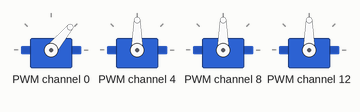
A program run on a simulated ESP32 board running MicroPython. Shown: 4 × servo. At 16.0 s the program stops and its outputs stay as they are.

Above: at 0.05 s.
At 2.05 s:
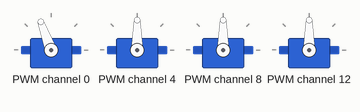
At 4.06 s:
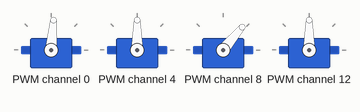
At 8.06 s:
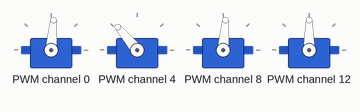
At 12.07 s:
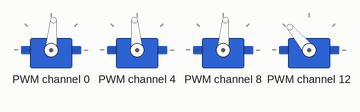
At 16.0 s:
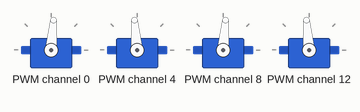
Timing chart, 0 to 17.5 s (numbered marks = the images above):
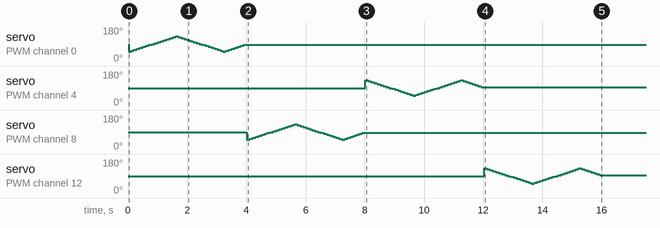

The program:

movement.py
```python
from machine import I2C, Pin
from pca9685 import PCA9685
from servo import Servos  # Ensure you have this module, or adapt from your library
import time

i2c = I2C(0, scl=Pin(22), sda=Pin(21))  # Adapt pins if needed
pca = PCA9685(i2c)
pca.freq(50)  # Set frequency to 50Hz for servos

servos = Servos(i2c)  # This class handles angle conversion


def boomer_leg_limit_checker():
    """
    Check if the servo angles are within the limits.
    This function should be implemented based on your specific requirements.
    """

    # shoulder
    channel_1 = 0
    channel_2 = 4
    channel_3 = 8
    channel_4 = 12

    # thy
    # channel_1 = 1
    # channel_2 = 5
    # channel_3 = 9
    # channel_4 = 13

    angle = 90
    servos.position(index=channel_1, degrees=angle)
    servos.position(index=channel_2, degrees=angle)
    servos.position(index=channel_3, degrees=angle)
    servos.position(index=channel_4, degrees=angle)

    for angle in range(50, 130, 5):
        servos.position(index=channel_1, degrees=angle)
        time.sleep(0.1)
    for angle in range(130, 50, -5):
        servos.position(index=channel_1, degrees=angle)
        time.sleep(0.1)
    for angle in range(50, 90, 5):
        servos.position(index=channel_1, degrees=angle)
        time.sleep(0.1)

    for angle in range(50, 130, 5):
        servos.position(index=channel_3, degrees=angle)
        time.sleep(0.1)
    for angle in range(130, 50, -5):
        servos.position(index=channel_3, degrees=angle)
        time.sleep(0.1)
    for angle in range(50, 90, 5):
        servos.position(index=channel_3, degrees=angle)
        time.sleep(0.1)

    for angle in range(130, 50, -5):
        servos.position(index=channel_2, degrees=angle)
        time.sleep(0.1)
    for angle in range(50, 130, 5):
        servos.position(index=channel_2, degrees=angle)
        time.sleep(0.1)
    for angle in range(130, 90, -5):
        servos.position(index=channel_2, degrees=angle)
        time.sleep(0.1)

    for angle in range(130, 50, -5):
        servos.position(index=channel_4, degrees=angle)
        time.sleep(0.1)
    for angle in range(50, 130, 5):
        servos.position(index=channel_4, degrees=angle)
        time.sleep(0.1)
    for angle in range(130, 90, -5):
        servos.position(index=channel_4, degrees=angle)
        time.sleep(0.1)


def multiple_leg_movement_tester():
    """
    Test the movement of multiple legs.
    This function should be implemented based on your specific requirements.
    """
    # shoulder
    channel_1 = 0
    channel_2 = 4
    channel_3 = 8
    channel_4 = 12

    # thy
    # channel_1 = 1
    # channel_2 = 5
    # channel_3 = 9
    # channel_4 = 13

    angle = 90
    servos.position(index=channel_1, degrees=angle)
    servos.position(index=channel_2, degrees=angle)
    servos.position(index=channel_3, degrees=angle)
    servos.position(index=channel_4, degrees=angle)
    counter = 5
    for angle in range(50, 130, 5):
        servos.position(index=channel_1, degrees=angle)
        servos.position(index=channel_3, degrees=angle)
        servos.position(index=channel_2, degrees=angle)
        servos.position(index=channel_4, degrees=angle)
        time.sleep(0.3)


boomer_leg_limit_checker()
```

Measured:
- by itself, servo on PWM channel 4: 90° → 130° at 8.0 s, → 125° 0.10 s later, → 120° 0.10 s later, → 115° 0.10 s later, … (40 changes in this stretch)
- by itself, servo on PWM channel 8: 90° → 50° at 4.0 s, → 55° 0.10 s later, → 60° 0.10 s later, → 65° 0.10 s later, … (40 changes in this stretch)
- by itself, servo on PWM channel 12: 90° → 130° at 12.0 s, → 125° 0.10 s later, → 120° 0.10 s later, → 115° 0.10 s later, … (40 changes in this stretch)
